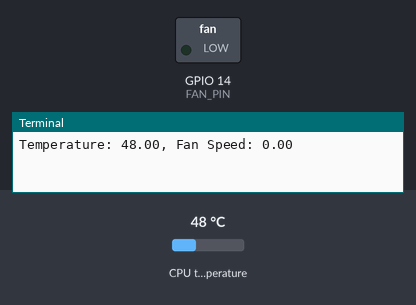
Recording of a program running on a simulated Raspberry Pi (BCM pin numbers). Parts: switched loads named in the program (green lamp = pin HIGH), the last lines printed to the terminal. Inputs (shaded band) come from the test bench; at power-on: CPU temperature 48 °C.

Above: at 1.2 s.
1.3 s: CPU temperature set to 54 °C
4.0 s: CPU temperature set to 57 °C
At 5.1 s:
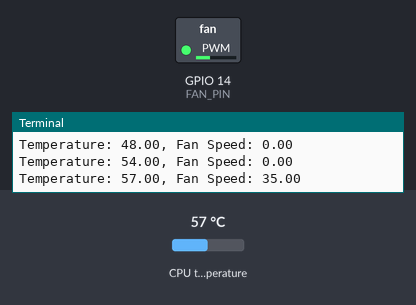
6.7 s: CPU temperature set to 71 °C
At 9.4 s:
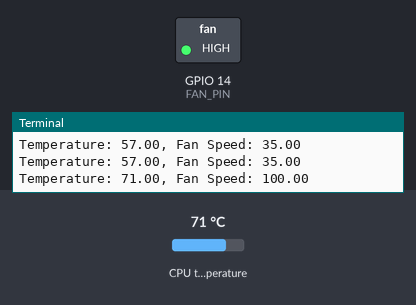
Timing chart, 0 to 10.9 s (numbered marks = the images above; inputs shaded):
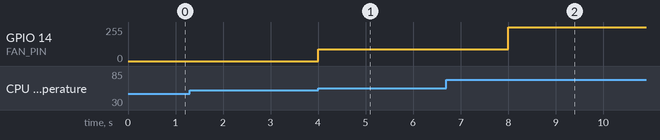

The program:

fan_control.py
```python
#! /usr/bin/env python3
import RPi.GPIO as GPIO
import time
import signal
import sys

# The Noctua PWM control actually wants 25 kHz (kilo!), see page 6 on:
# https://noctua.at/pub/media/wysiwyg/Noctua_PWM_specifications_white_paper.pdf
# However, the RPi.GPIO library causes high CPU usage when using high
# frequencies - probably because it can currently only do software PWM.
# So we set a lower frequency in the 10s of Hz here. You should expect that
# this value doesn't work very well and adapt it to what works in your setup.
# We will work on the issue and try to use hardware PWM in the future:
PWM_FREQ = 25         # [Hz] PWM frequency #25

FAN_PIN = 14           # BCM pin used to drive PWM fan
WAIT_TIME = 2           # [s] Time to wait between each refresh

OFF_TEMP = 50           # [°C] temperature below which to stop the fan
MIN_TEMP = 55           # [°C] temperature above which to start the fan
MAX_TEMP = 70           # [°C] temperature at which to operate at max fan speed
FAN_LOW = 25
FAN_HIGH = 100
FAN_OFF = 0
FAN_MAX = 100
FAN_GAIN = float(FAN_HIGH - FAN_LOW) / float(MAX_TEMP - MIN_TEMP)

FAN_STATE= 0 #to resolve the speed display in the standby

def getCpuTemperature():
    with open('/sys/class/thermal/thermal_zone0/temp') as f:
        return float(f.read()) / 1000


def handleFanSpeed(fan, temperature):
    global fan_speed
    global FAN_STATE

    if temperature > MIN_TEMP:  #FAN START
        delta = min(temperature, MAX_TEMP) - MIN_TEMP
        fan_speed = FAN_LOW + delta * FAN_GAIN
        fan.start(fan_speed)
        FAN_STATE = 1
        print(f"Temperature: {temperature:.2f}, Fan Speed: {fan_speed:.2f}") #Fan Start

    elif temperature < OFF_TEMP:  #FAN STOP
        fan.start(FAN_OFF)
        fan_speed=0
        FAN_STATE = 0
        print(f"Temperature: {temperature:.2f}, Fan Speed: {fan_speed:.2f}") #Fan Off

    else:						#STANDBY
        if (FAN_STATE==1):
            fan_speed= FAN_LOW
        else:
            fan_speed= 0

        print(f"Temperature: {temperature:.2f}, Fan Speed: {fan_speed:.2f}") #Standby


try:
    signal.signal(signal.SIGTERM, lambda *args: sys.exit(0))
    GPIO.setwarnings(False)
    GPIO.setmode(GPIO.BCM)
    GPIO.setup(FAN_PIN, GPIO.OUT, initial=GPIO.LOW)
    fan = GPIO.PWM(FAN_PIN, PWM_FREQ)
    while True:
        handleFanSpeed(fan, getCpuTemperature())
        time.sleep(WAIT_TIME)

except KeyboardInterrupt:
    pass

finally:
    print("exited")
    fan.start(FAN_OFF)
    #GPIO.cleanup()
```

Measured:
- the behaviour switches between 55 and 56 °C on CPU temperature (found by bisection; images 0 and 1)
- after the input at 4.0 s, GPIO 14 (FAN_PIN): 0/255 → 89/255 at once
- after the input at 6.7 s, GPIO 14 (FAN_PIN): 89/255 → 255/255 after 1.3 s
